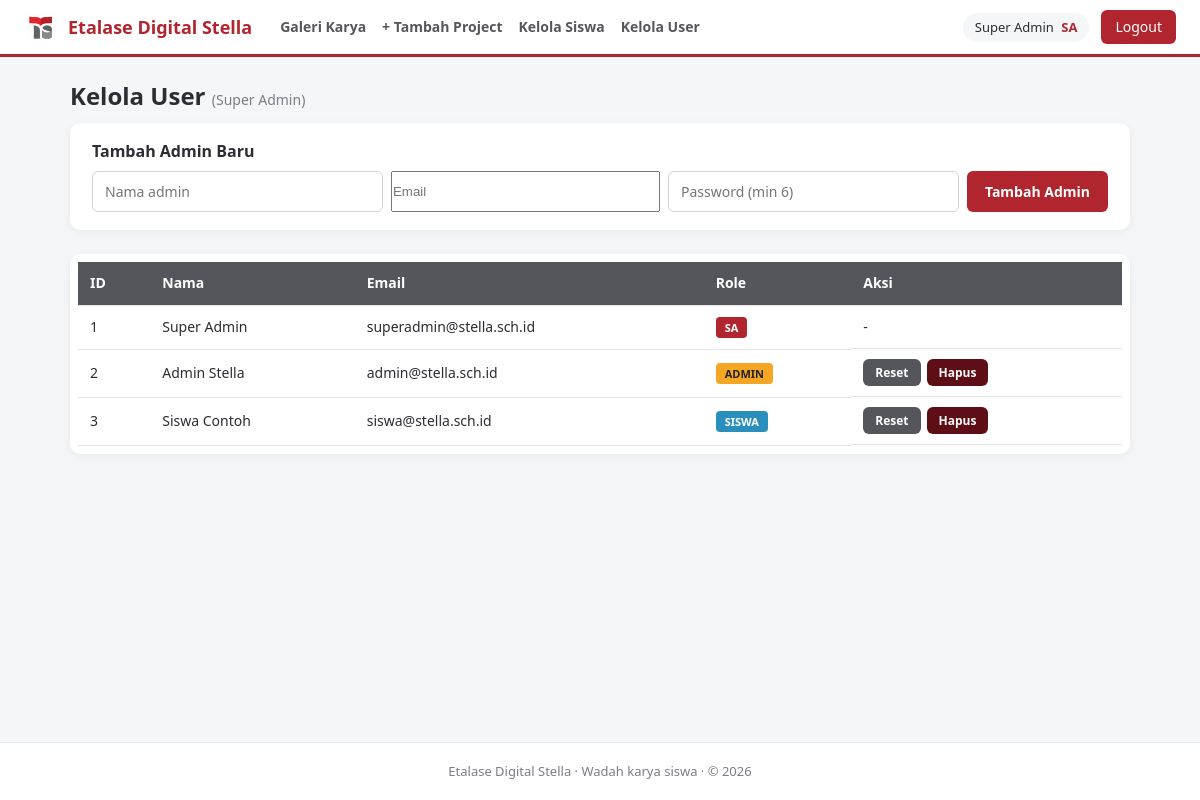
The page /admin/users.php (signed in) on the database its author committed.
### tables this page shows
CREATE TABLE IF NOT EXISTS users (
    id INT AUTO_INCREMENT PRIMARY KEY,
    username VARCHAR(50) UNIQUE NOT NULL,
    nama_lengkap VARCHAR(100) NOT NULL,
    password VARCHAR(255) NOT NULL,
    role ENUM('sa', 'admin', 'siswa') NOT NULL DEFAULT 'siswa',
    created_at TIMESTAMP DEFAULT CURRENT_TIMESTAMP
);

### includes/helpers.php (called while the page is built, shortened)
<?php
function base_url(): string {
    $root = str_replace('\\', '/', (string)realpath($_SERVER['DOCUMENT_ROOT']));
    $app  = str_replace('\\', '/', (string)realpath(__DIR__ . '/..'));
    return rtrim(substr($app, strlen($root)), '/');
}
function e($s): string {
    return htmlspecialchars((string)$s, ENT_QUOTES, 'UTF-8');
}

### admin/users.php (the view, shortened to what this page needs)
<?php
require_once '../config/kuis_db.php';
$users = $pdo->query("SELECT * FROM users ORDER BY FIELD(role, 'sa', 'admin', 'siswa'), id")->fetchAll();
require '../includes/header.php';
?>
<h2>Kelola User <span class="muted">(Super Admin)</span></h2>
<div class="form-box wide">
    <h3>Tambah Admin Baru</h3>
    <form method="POST" class="inline-form">
        <input type="text" name="nama" placeholder="Nama admin" required>
        <input type="email" name="username" placeholder="Email" required>
        <input type="password" name="password" placeholder="Password (min 6)" required>
        <button type="submit" class="btn btn-primary">Tambah Admin</button>
    </form>
</div>
<div class="table-wrap">
<table>
    <tr><th>ID</th><th>Nama</th><th>Email</th><th>Role</th><th>Aksi</th></tr>
    <?php foreach ($users as $u): ?>
    <tr>
        <td><?= $u['id'] ?></td>
        <td><?= e($u['nama_lengkap']) ?></td>
        <td><?= e($u['username']) ?></td>
        <td><span class="badge badge-<?= e($u['role']) ?>"><?= e(strtoupper($u['role'])) ?></span></td>
        <td class="aksi">
        <?php if ($u['role'] !== 'sa'): ?>
            <form method="POST" data-confirm="Reset password user ini menjadi 12345?">
                <button class="btn btn-sm btn-secondary">Reset</button>
            </form>
            <form method="POST" data-confirm="Hapus user ini beserta project-nya?">
                <button class="btn btn-sm btn-danger">Hapus</button>
            </form>
        <?php else: ?>-<?php endif; ?>
        </td>
    </tr>
    <?php endforeach; ?>
</table>
</div>
<?php require '../includes/footer.php'; ?>

### includes/header.php (shortened to what this page needs)
<?php
$B = base_url();
?>
<!DOCTYPE html>
<html lang="id">
<head>
    <link rel="stylesheet" href="<?= $B ?>/assets/css/style.css">
</head>
<body>
<nav class="navbar">
    <div class="nav-left">
        <a href="<?= $B ?>/index.php" class="brand">
            <img src="<?= $B ?>/assets/img/logo-telkom.png" alt="Logo">
            <span>Etalase Digital Stella</span>
        </a>
        <div class="nav-menu">
            <a href="<?= $B ?>/index.php">Galeri Karya</a>
            <a href="<?= $B ?>/project_tambah.php">+ Tambah Project</a>
            <?php if (in_array($_SESSION['role'], ['sa', 'admin'], true)): ?>
                <a href="<?= $B ?>/admin/siswa.php">Kelola Siswa</a>
            <?php endif; ?>
            <?php if ($_SESSION['role'] === 'sa'): ?>
                <a href="<?= $B ?>/admin/users.php">Kelola User</a>
            <?php endif; ?>
        </div>
    </div>
    <div class="nav-right">
        <span class="user-badge"><?= e($_SESSION['nama']) ?> <em><?= e(strtoupper($_SESSION['role'])) ?></em></span>
        <a href="<?= $B ?>/auth/logout.php" class="btn-logout">Logout</a>
    </div>
</nav>
<main class="container">

### includes/footer.php (shortened to what this page needs)
</main>
<footer class="footer">
    <p>Etalase Digital Stella &middot; Wadah karya siswa &middot; &copy; <?= date('Y') ?></p>
</footer>
</body>
</html>

### assets/css/style.css (style rules this page uses)
:root { --merah: #B1252E; --merah-tua: #8E1B23; --abu: #55565B; --bg: #f5f6f8; --garis: #e2e4e8; }
* { box-sizing: border-box; margin: 0; padding: 0; }
body { font-family: 'Segoe UI', Tahoma, Arial, sans-serif; background: var(--bg); color: #2b2d33; line-height: 1.6; min-height: 100vh; display: flex; flex-direction: column; }
a { color: var(--merah); text-decoration: none; }
h1, h2, h3 { line-height: 1.25; }
.muted { color: #7a7d85; font-size: 14px; font-weight: normal; }
.navbar { background: #fff; border-bottom: 3px solid var(--merah); padding: 10px 24px; display: flex; justify-content: space-between; align-items: center; flex-wrap: wrap; gap: 10px; }
.brand { display: flex; align-items: center; gap: 10px; font-weight: 700; color: var(--merah); font-size: 18px; }
.brand img { height: 34px; }
.nav-left { display: flex; align-items: center; gap: 28px; flex-wrap: wrap; }
.nav-right { display: flex; align-items: center; gap: 12px; font-size: 14px; }
.nav-menu { display: flex; align-items: center; gap: 16px; flex-wrap: wrap; font-size: 14px; }
.nav-menu a { color: var(--abu); font-weight: 600; }
.user-badge { background: var(--bg); padding: 4px 12px; border-radius: 20px; font-size: 13px; }
.user-badge em { font-style: normal; font-weight: 700; color: var(--merah); margin-left: 4px; }
.nav-right .btn-logout { background: var(--merah); color: #fff; padding: 6px 14px; border-radius: 6px; }
.container { max-width: 1100px; width: 100%; margin: 24px auto; padding: 0 20px; flex: 1; }
.footer { text-align: center; padding: 18px; font-size: 13px; color: #7a7d85; border-top: 1px solid var(--garis); background: #fff; }
.btn { display: inline-block; padding: 9px 18px; border: none; border-radius: 6px; font-size: 14px; font-weight: 600; cursor: pointer; font-family: inherit; color: #fff; text-decoration: none; }
.btn-sm { padding: 5px 12px; font-size: 12px; }
.btn-primary { background: var(--merah); }
.btn-secondary { background: var(--abu); }
.btn-danger { background: #5E0F15; }
input[type=text], input[type=url], input[type=password], input[type=file], textarea { width: 100%; padding: 10px 12px; border: 1px solid #cfd2d8; border-radius: 6px; font-size: 14px; font-family: inherit; background: #fff; }
.form-box { background: #fff; max-width: 600px; margin: 0 auto 24px; padding: 28px; border-radius: 10px; box-shadow: 0 2px 10px rgba(0, 0, 0, .06); }
.form-box.wide { max-width: none; margin-top: 12px; padding: 18px 22px; }
.form-box h3 { margin-bottom: 10px; font-size: 16px; }
.inline-form { display: flex; gap: 8px; flex-wrap: wrap; }
.inline-form input { flex: 1; min-width: 150px; width: auto; }
.table-wrap { background: #fff; border-radius: 10px; padding: 8px; overflow-x: auto; box-shadow: 0 2px 10px rgba(0, 0, 0, .06); }
table { width: 100%; border-collapse: collapse; font-size: 14px; }
th, td { padding: 10px 12px; text-align: left; border-bottom: 1px solid var(--garis); }
th { background: var(--abu); color: #fff; }
td.aksi { display: flex; gap: 6px; flex-wrap: wrap; }
td.aksi form { display: inline; }
.badge { padding: 3px 9px; border-radius: 4px; font-size: 11px; font-weight: 700; color: #fff; }
.badge-sa { background: var(--merah); }
.badge-admin { background: #f5a623; color: #222; }
.badge-siswa { background: #2a8fbd; }

### rows shown on the page
users: id "1", nama_lengkap "Super Admin", username "superadmin@stella.sch.id", role "SA"
users: id "2", nama_lengkap "Admin Stella", username "admin@stella.sch.id", role "ADMIN"
users: id "3", nama_lengkap "Siswa Contoh", username "siswa@stella.sch.id", role "SISWA"

### other values the page prints
$_SESSION['nama'] "Super Admin"
$_SESSION['role'] "SA"
